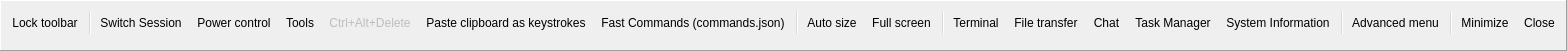
<?xml version="1.0" encoding="UTF-8"?>
<ui version="4.0">
 <class>DesktopToolBar</class>
 <widget class="QFrame" name="DesktopToolBar">
  <property name="geometry">
   <rect>
    <x>0</x>
    <y>0</y>
    <width>866</width>
    <height>51</height>
   </rect>
  </property>
  <property name="sizePolicy">
   <sizepolicy hsizetype="Minimum" vsizetype="Minimum">
    <horstretch>0</horstretch>
    <verstretch>0</verstretch>
   </sizepolicy>
  </property>
  <property name="windowTitle">
   <string notr="true"/>
  </property>
  <property name="autoFillBackground">
   <bool>true</bool>
  </property>
  <property name="frameShape">
   <enum>QFrame::Shape::Panel</enum>
  </property>
  <property name="frameShadow">
   <enum>QFrame::Shadow::Raised</enum>
  </property>
  <property name="lineWidth">
   <number>1</number>
  </property>
  <layout class="QVBoxLayout" name="verticalLayout">
   <property name="spacing">
    <number>0</number>
   </property>
   <property name="leftMargin">
    <number>0</number>
   </property>
   <property name="topMargin">
    <number>0</number>
   </property>
   <property name="rightMargin">
    <number>0</number>
   </property>
   <property name="bottomMargin">
    <number>0</number>
   </property>
   <item>
    <widget class="QToolBar" name="toolbar">
     <property name="sizePolicy">
      <sizepolicy hsizetype="Minimum" vsizetype="Minimum">
       <horstretch>0</horstretch>
       <verstretch>0</verstretch>
      </sizepolicy>
     </property>
     <property name="iconSize">
      <size>
       <width>24</width>
       <height>24</height>
      </size>
     </property>
     <addaction name="action_pin"/>
     <addaction name="separator"/>
     <addaction name="action_switch_session"/>
     <addaction name="action_power_control"/>
     <addaction name="action_tools"/>
     <addaction name="action_cad"/>
     <addaction name="action_paste_clipboard_as_keystrokes"/>
     <addaction name="action_resto_commands"/>
     <addaction name="separator"/>
     <addaction name="action_autosize"/>
     <addaction name="action_fullscreen"/>
     <addaction name="separator"/>
     <addaction name="action_terminal"/>
     <addaction name="action_file_transfer"/>
     <addaction name="action_text_chat"/>
     <addaction name="action_task_manager"/>
     <addaction name="action_system_info"/>
     <addaction name="separator"/>
     <addaction name="action_menu"/>
     <addaction name="separator"/>
     <addaction name="action_minimize"/>
     <addaction name="action_close"/>
    </widget>
   </item>
   <item>
    <widget class="QWidget" name="frame" native="true">
     <property name="sizePolicy">
      <sizepolicy hsizetype="Fixed" vsizetype="Fixed">
       <horstretch>0</horstretch>
       <verstretch>0</verstretch>
      </sizepolicy>
     </property>
     <property name="minimumSize">
      <size>
       <width>55</width>
       <height>6</height>
      </size>
     </property>
     <property name="maximumSize">
      <size>
       <width>55</width>
       <height>6</height>
      </size>
     </property>
    </widget>
   </item>
  </layout>
  <action name="action_pin">
   <property name="checkable">
    <bool>true</bool>
   </property>
   <property name="icon">
    <iconset resource="../../../common/resources/common.qrc">
     <normaloff>:/img/pin.svg</normaloff>:/img/pin.svg</iconset>
   </property>
   <property name="text">
    <string>Lock toolbar</string>
   </property>
   <property name="toolTip">
    <string>Lock toolbar</string>
   </property>
  </action>
  <action name="action_autosize">
   <property name="icon">
    <iconset resource="../../../common/resources/common.qrc">
     <normaloff>:/img/move.svg</normaloff>:/img/move.svg</iconset>
   </property>
   <property name="text">
    <string>Auto size</string>
   </property>
   <property name="toolTip">
    <string>Automatic window size</string>
   </property>
  </action>
  <action name="action_fullscreen">
   <property name="checkable">
    <bool>true</bool>
   </property>
   <property name="icon">
    <iconset resource="../../../common/resources/common.qrc">
     <normaloff>:/img/expand.svg</normaloff>:/img/expand.svg</iconset>
   </property>
   <property name="text">
    <string>Full screen</string>
   </property>
   <property name="toolTip">
    <string>Switch to full screen mode or back</string>
   </property>
  </action>
  <action name="action_autoscroll">
   <property name="checkable">
    <bool>true</bool>
   </property>
   <property name="checked">
    <bool>true</bool>
   </property>
   <property name="text">
    <string>Automatic scrolling</string>
   </property>
  </action>
  <action name="action_cad">
   <property name="enabled">
    <bool>false</bool>
   </property>
   <property name="icon">
    <iconset resource="../../../common/resources/common.qrc">
     <normaloff>:/img/ctrl-alt-del.svg</normaloff>:/img/ctrl-alt-del.svg</iconset>
   </property>
   <property name="text">
    <string>Ctrl+Alt+Delete</string>
   </property>
   <property name="toolTip">
    <string>Send Ctrl+Alt+Delete</string>
   </property>
   <property name="visible">
    <bool>false</bool>
   </property>
  </action>
  <action name="action_menu">
   <property name="icon">
    <iconset resource="../../../common/resources/common.qrc">
     <normaloff>:/img/menu.svg</normaloff>:/img/menu.svg</iconset>
   </property>
   <property name="text">
    <string>Advanced menu</string>
   </property>
   <property name="toolTip">
    <string>Advanced menu</string>
   </property>
  </action>
  <action name="action_screenshot">
   <property name="text">
    <string>Save screenshot...</string>
   </property>
   <property name="iconText">
    <string>Save screenshot...</string>
   </property>
   <property name="toolTip">
    <string>Save screenshot...</string>
   </property>
  </action>
  <action name="action_terminal">
   <property name="icon">
    <iconset resource="../../../common/resources/common.qrc">
     <normaloff>:/img/terminal.svg</normaloff>:/img/terminal.svg</iconset>
   </property>
   <property name="text">
    <string>Terminal</string>
   </property>
   <property name="toolTip">
    <string>Terminal</string>
   </property>
  </action>
  <action name="action_file_transfer">
   <property name="icon">
    <iconset resource="../../../common/resources/common.qrc">
     <normaloff>:/img/file-explorer.svg</normaloff>:/img/file-explorer.svg</iconset>
   </property>
   <property name="text">
    <string>File transfer</string>
   </property>
   <property name="toolTip">
    <string>File transfer</string>
   </property>
  </action>
  <action name="action_scale">
   <property name="checkable">
    <bool>true</bool>
   </property>
   <property name="text">
    <string>Scale</string>
   </property>
  </action>
  <action name="action_power_control">
   <property name="icon">
    <iconset resource="../../../common/resources/common.qrc">
     <normaloff>:/img/flash-on.svg</normaloff>:/img/flash-on.svg</iconset>
   </property>
   <property name="text">
    <string>Power control</string>
   </property>
   <property name="toolTip">
    <string>Power control</string>
   </property>
   <property name="visible">
    <bool>false</bool>
   </property>
  </action>
  <action name="action_shutdown">
   <property name="icon">
    <iconset resource="../../../common/resources/common.qrc">
     <normaloff>:/img/shutdown.svg</normaloff>:/img/shutdown.svg</iconset>
   </property>
   <property name="text">
    <string>Shutdown</string>
   </property>
  </action>
  <action name="action_reboot">
   <property name="icon">
    <iconset resource="../../../common/resources/common.qrc">
     <normaloff>:/img/restart.svg</normaloff>:/img/restart.svg</iconset>
   </property>
   <property name="text">
    <string>Reboot</string>
   </property>
  </action>
  <action name="action_logoff">
   <property name="icon">
    <iconset resource="../../../common/resources/common.qrc">
     <normaloff>:/img/logoff.svg</normaloff>:/img/logoff.svg</iconset>
   </property>
   <property name="text">
    <string>Logoff</string>
   </property>
  </action>
  <action name="action_lock">
   <property name="icon">
    <iconset resource="../../../common/resources/common.qrc">
     <normaloff>:/img/lock.svg</normaloff>:/img/lock.svg</iconset>
   </property>
   <property name="text">
    <string>Lock</string>
   </property>
  </action>
  <action name="action_system_info">
   <property name="icon">
    <iconset resource="../../../common/resources/common.qrc">
     <normaloff>:/img/system-information.svg</normaloff>:/img/system-information.svg</iconset>
   </property>
   <property name="text">
    <string>System Information</string>
   </property>
  </action>
  <action name="action_close">
   <property name="icon">
    <iconset resource="../../../common/resources/common.qrc">
     <normaloff>:/img/close-window.svg</normaloff>:/img/close-window.svg</iconset>
   </property>
   <property name="text">
    <string>Close</string>
   </property>
   <property name="toolTip">
    <string>Close session</string>
   </property>
  </action>
  <action name="action_scale100">
   <property name="checkable">
    <bool>true</bool>
   </property>
   <property name="checked">
    <bool>true</bool>
   </property>
   <property name="text">
    <string notr="true">100%</string>
   </property>
  </action>
  <action name="action_scale90">
   <property name="checkable">
    <bool>true</bool>
   </property>
   <property name="text">
    <string notr="true">90%</string>
   </property>
  </action>
  <action name="action_scale80">
   <property name="checkable">
    <bool>true</bool>
   </property>
   <property name="text">
    <string notr="true">80%</string>
   </property>
  </action>
  <action name="action_scale70">
   <property name="checkable">
    <bool>true</bool>
   </property>
   <property name="text">
    <string notr="true">70%</string>
   </property>
  </action>
  <action name="action_scale60">
   <property name="checkable">
    <bool>true</bool>
   </property>
   <property name="text">
    <string notr="true">60%</string>
   </property>
  </action>
  <action name="action_scale50">
   <property name="checkable">
    <bool>true</bool>
   </property>
   <property name="text">
    <string notr="true">50%</string>
   </property>
  </action>
  <action name="action_fit_window">
   <property name="checkable">
    <bool>true</bool>
   </property>
   <property name="text">
    <string>Fit window</string>
   </property>
  </action>
  <action name="action_minimize">
   <property name="icon">
    <iconset resource="../../../common/resources/common.qrc">
     <normaloff>:/img/minimize-window.svg</normaloff>:/img/minimize-window.svg</iconset>
   </property>
   <property name="text">
    <string>Minimize</string>
   </property>
   <property name="toolTip">
    <string>Minimize window</string>
   </property>
  </action>
  <action name="action_statistics">
   <property name="text">
    <string>Statistics</string>
   </property>
   <property name="toolTip">
    <string>Statistics</string>
   </property>
  </action>
  <action name="action_reboot_safe_mode">
   <property name="enabled">
    <bool>false</bool>
   </property>
   <property name="icon">
    <iconset resource="../../../common/resources/common.qrc">
     <normaloff>:/img/restart.svg</normaloff>:/img/restart.svg</iconset>
   </property>
   <property name="text">
    <string>Reboot (Safe mode)</string>
   </property>
   <property name="toolTip">
    <string>Reboot in safe mode</string>
   </property>
   <property name="visible">
    <bool>false</bool>
   </property>
  </action>
  <action name="action_resto_commands">
   <property name="icon">
    <iconset resource="../../../common/resources/common.qrc">
     <normaloff>:/img/terminal.svg</normaloff>:/img/terminal.svg</iconset>
   </property>
   <property name="text">
    <string>Fast Commands (commands.json)</string>
   </property>
   <property name="toolTip">
    <string>Fast Commands (commands.json)</string>
   </property>
  </action>
  <action name="action_paste_clipboard_as_keystrokes">
   <property name="icon">
    <iconset resource="../../../common/resources/common.qrc">
     <normaloff>:/img/paste.svg</normaloff>:/img/paste.svg</iconset>
   </property>
   <property name="text">
    <string>Paste clipboard as keystrokes</string>
   </property>
  </action>
  <action name="action_text_chat">
   <property name="icon">
    <iconset resource="../../../common/resources/common.qrc">
     <normaloff>:/img/chat.svg</normaloff>:/img/chat.svg</iconset>
   </property>
   <property name="text">
    <string>Chat</string>
   </property>
   <property name="toolTip">
    <string>Chat</string>
   </property>
   <property name="visible">
    <bool>false</bool>
   </property>
  </action>
  <action name="action_start_recording">
   <property name="icon">
    <iconset resource="../../../common/resources/common.qrc">
     <normaloff>:/img/record.svg</normaloff>:/img/record.svg</iconset>
   </property>
   <property name="text">
    <string>Start recording</string>
   </property>
   <property name="toolTip">
    <string>Start recording</string>
   </property>
  </action>
  <action name="action_task_manager">
   <property name="icon">
    <iconset resource="../../../common/resources/common.qrc">
     <normaloff>:/img/system-task.svg</normaloff>:/img/system-task.svg</iconset>
   </property>
   <property name="text">
    <string>Task Manager</string>
   </property>
   <property name="toolTip">
    <string>Task Manager</string>
   </property>
   <property name="visible">
    <bool>false</bool>
   </property>
  </action>
  <action name="action_tools">
   <property name="icon">
    <iconset resource="../../../common/resources/common.qrc">
     <normaloff>:/img/tools.svg</normaloff>:/img/tools.svg</iconset>
   </property>
   <property name="text">
    <string>Tools</string>
   </property>
   <property name="toolTip">
    <string>Tools</string>
   </property>
   <property name="visible">
    <bool>false</bool>
   </property>
  </action>
  <action name="action_switch_session">
   <property name="icon">
    <iconset resource="../../../common/resources/common.qrc">
     <normaloff>:/img/user-account.svg</normaloff>:/img/user-account.svg</iconset>
   </property>
   <property name="text">
    <string>Switch Session</string>
   </property>
   <property name="visible">
    <bool>false</bool>
   </property>
   <property name="menuRole">
    <enum>QAction::MenuRole::NoRole</enum>
   </property>
  </action>
 </widget>
 <resources>
  <include location="../../../common/resources/common.qrc"/>
 </resources>
 <connections/>
</ui>
